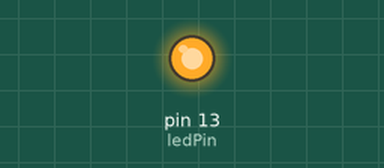
Simulated run of this sketch. Board: Arduino Uno, built with avr-gcc and run on an emulated ATmega328P. On the bench: output pins drawn as LEDs (lit = HIGH).

Above: at 0.2 s.
At 5.7 s:
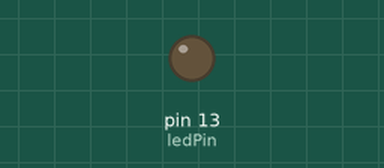
Timing chart, 0 to 9.1 s (numbered marks = the images above):
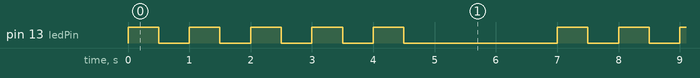

Measured:
- by itself, pin 13 (ledPin): repeats every 7.0 s: 4 × (LOW 0.50 s, HIGH 0.50 s), LOW 2.5 s, HIGH 0.50 s
- by itself, everything shown: repeats every 7.0 s, in 10 steps

The sketch:

Blink_for.ino
```cpp
const int ledPin = LED_BUILTIN;

void setup() {
  // inicializar pin principal
  pinMode(ledPin, OUTPUT);
}

void loop() {
  // hacerlo parpadear X veces (i < x)
  for (int i = 0; i < 5; i++) {
    digitalWrite(ledPin, HIGH); // encender
    delay(500);                 // esperar medio segundo (500ms=0.5s)
    digitalWrite(ledPin, LOW);  // apagar
    delay(500);                 // esperar medio segundo (500ms=0.5s)
  }

  // quedara apagado una vez finalizado el loop for

  delay(2000); // esperar 2 segundos antes de reiniciar el loop
}
```
